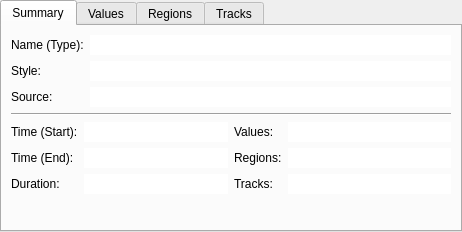
<?xml version="1.0" encoding="UTF-8"?>
<ui version="4.0">
 <class>vvDescriptorInfoWidget</class>
 <widget class="QTabWidget" name="vvDescriptorInfoWidget">
  <property name="geometry">
   <rect>
    <x>0</x>
    <y>0</y>
    <width>462</width>
    <height>232</height>
   </rect>
  </property>
  <property name="currentIndex">
   <number>0</number>
  </property>
  <widget class="QWidget" name="summaryTab">
   <attribute name="title">
    <string>Summary</string>
   </attribute>
   <layout class="QGridLayout" name="summaryLayout">
    <item row="0" column="0" colspan="2">
     <layout class="QFormLayout" name="nameLayout">
      <item row="0" column="0">
       <widget class="QLabel" name="nameLabel">
        <property name="text">
         <string>Name (Type):</string>
        </property>
       </widget>
      </item>
      <item row="0" column="1">
       <widget class="QLineEdit" name="name">
        <property name="frame">
         <bool>false</bool>
        </property>
        <property name="readOnly">
         <bool>true</bool>
        </property>
       </widget>
      </item>
      <item row="1" column="0">
       <widget class="QLabel" name="styleLabel">
        <property name="text">
         <string>Style:</string>
        </property>
       </widget>
      </item>
      <item row="1" column="1">
       <widget class="QLineEdit" name="style">
        <property name="frame">
         <bool>false</bool>
        </property>
        <property name="readOnly">
         <bool>true</bool>
        </property>
       </widget>
      </item>
      <item row="2" column="0">
       <widget class="QLabel" name="sourceLabel">
        <property name="text">
         <string>Source:</string>
        </property>
       </widget>
      </item>
      <item row="2" column="1">
       <widget class="QLineEdit" name="source">
        <property name="frame">
         <bool>false</bool>
        </property>
        <property name="readOnly">
         <bool>true</bool>
        </property>
       </widget>
      </item>
     </layout>
    </item>
    <item row="2" column="0">
     <layout class="QFormLayout" name="timeLayout">
      <item row="0" column="0">
       <widget class="QLabel" name="timeStartLabel">
        <property name="text">
         <string>Time (Start):</string>
        </property>
       </widget>
      </item>
      <item row="0" column="1">
       <widget class="QLineEdit" name="timeStart">
        <property name="frame">
         <bool>false</bool>
        </property>
        <property name="readOnly">
         <bool>true</bool>
        </property>
       </widget>
      </item>
      <item row="1" column="0">
       <widget class="QLabel" name="timeEndLabel">
        <property name="text">
         <string>Time (End):</string>
        </property>
       </widget>
      </item>
      <item row="1" column="1">
       <widget class="QLineEdit" name="timeEnd">
        <property name="frame">
         <bool>false</bool>
        </property>
        <property name="readOnly">
         <bool>true</bool>
        </property>
       </widget>
      </item>
      <item row="2" column="0">
       <widget class="QLabel" name="timeDurationLabel">
        <property name="text">
         <string>Duration:</string>
        </property>
       </widget>
      </item>
      <item row="2" column="1">
       <widget class="QLineEdit" name="timeDuration">
        <property name="frame">
         <bool>false</bool>
        </property>
        <property name="readOnly">
         <bool>true</bool>
        </property>
       </widget>
      </item>
     </layout>
    </item>
    <item row="2" column="1">
     <layout class="QFormLayout" name="dataLayout">
      <item row="0" column="1">
       <widget class="QLineEdit" name="valueCount">
        <property name="frame">
         <bool>false</bool>
        </property>
        <property name="readOnly">
         <bool>true</bool>
        </property>
       </widget>
      </item>
      <item row="0" column="0">
       <widget class="QLabel" name="valueCountLabel">
        <property name="text">
         <string>Values:</string>
        </property>
       </widget>
      </item>
      <item row="1" column="0">
       <widget class="QLabel" name="regionCountLabel">
        <property name="text">
         <string>Regions:</string>
        </property>
       </widget>
      </item>
      <item row="1" column="1">
       <widget class="QLineEdit" name="regionCount">
        <property name="frame">
         <bool>false</bool>
        </property>
        <property name="readOnly">
         <bool>true</bool>
        </property>
       </widget>
      </item>
      <item row="2" column="0">
       <widget class="QLabel" name="trackCountLabel">
        <property name="text">
         <string>Tracks:</string>
        </property>
       </widget>
      </item>
      <item row="2" column="1">
       <widget class="QLineEdit" name="trackCount">
        <property name="frame">
         <bool>false</bool>
        </property>
        <property name="readOnly">
         <bool>true</bool>
        </property>
       </widget>
      </item>
     </layout>
    </item>
    <item row="3" column="0" colspan="2">
     <spacer name="verticalSpacer">
      <property name="orientation">
       <enum>Qt::Vertical</enum>
      </property>
      <property name="sizeHint" stdset="0">
       <size>
        <width>20</width>
        <height>40</height>
       </size>
      </property>
     </spacer>
    </item>
    <item row="1" column="0" colspan="2">
     <widget class="Line" name="line">
      <property name="orientation">
       <enum>Qt::Horizontal</enum>
      </property>
     </widget>
    </item>
   </layout>
  </widget>
  <widget class="QWidget" name="valueTab">
   <attribute name="title">
    <string>Values</string>
   </attribute>
   <layout class="QVBoxLayout" name="valueLayout">
    <item>
     <widget class="QTreeWidget" name="values">
      <property name="editTriggers">
       <set>QAbstractItemView::NoEditTriggers</set>
      </property>
      <property name="alternatingRowColors">
       <bool>true</bool>
      </property>
      <property name="selectionMode">
       <enum>QAbstractItemView::ExtendedSelection</enum>
      </property>
      <property name="uniformRowHeights">
       <bool>true</bool>
      </property>
      <property name="sortingEnabled">
       <bool>true</bool>
      </property>
      <property name="allColumnsShowFocus">
       <bool>true</bool>
      </property>
      <column>
       <property name="text">
        <string notr="true">Index</string>
       </property>
      </column>
      <column>
       <property name="text">
        <string>Value</string>
       </property>
      </column>
     </widget>
    </item>
   </layout>
  </widget>
  <widget class="QWidget" name="regionTab">
   <attribute name="title">
    <string>Regions</string>
   </attribute>
   <layout class="QVBoxLayout" name="regionLayout">
    <item>
     <widget class="QTreeWidget" name="regions">
      <property name="editTriggers">
       <set>QAbstractItemView::NoEditTriggers</set>
      </property>
      <property name="alternatingRowColors">
       <bool>true</bool>
      </property>
      <property name="selectionMode">
       <enum>QAbstractItemView::ExtendedSelection</enum>
      </property>
      <property name="rootIsDecorated">
       <bool>false</bool>
      </property>
      <property name="uniformRowHeights">
       <bool>true</bool>
      </property>
      <property name="sortingEnabled">
       <bool>true</bool>
      </property>
      <property name="allColumnsShowFocus">
       <bool>true</bool>
      </property>
      <column>
       <property name="text">
        <string>Time</string>
       </property>
      </column>
      <column>
       <property name="text">
        <string>Region</string>
       </property>
      </column>
     </widget>
    </item>
   </layout>
  </widget>
  <widget class="QWidget" name="trackTab">
   <attribute name="title">
    <string>Tracks</string>
   </attribute>
   <layout class="QVBoxLayout" name="trackLayout">
    <item>
     <widget class="QTreeWidget" name="tracks">
      <property name="editTriggers">
       <set>QAbstractItemView::NoEditTriggers</set>
      </property>
      <property name="alternatingRowColors">
       <bool>true</bool>
      </property>
      <property name="selectionMode">
       <enum>QAbstractItemView::ExtendedSelection</enum>
      </property>
      <property name="rootIsDecorated">
       <bool>false</bool>
      </property>
      <property name="uniformRowHeights">
       <bool>true</bool>
      </property>
      <property name="sortingEnabled">
       <bool>true</bool>
      </property>
      <property name="allColumnsShowFocus">
       <bool>true</bool>
      </property>
      <column>
       <property name="text">
        <string>Source</string>
       </property>
      </column>
      <column>
       <property name="text">
        <string>Serial Number</string>
       </property>
      </column>
     </widget>
    </item>
   </layout>
  </widget>
 </widget>
 <resources/>
 <connections/>
</ui>
